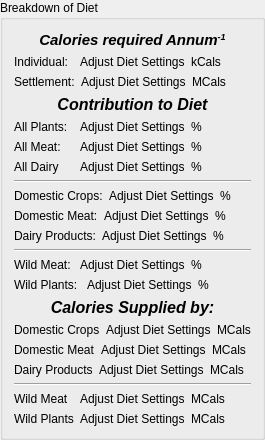
        <widget class="QGroupBox" name="groupBox_2">
         <property name="sizePolicy">
          <sizepolicy hsizetype="Fixed" vsizetype="Fixed">
           <horstretch>0</horstretch>
           <verstretch>0</verstretch>
          </sizepolicy>
         </property>
         <property name="minimumSize">
          <size>
           <width>0</width>
           <height>200</height>
          </size>
         </property>
         <property name="whatsThis">
          <string>&lt;html&gt;&lt;head&gt;&lt;meta name=&quot;qrichtext&quot; content=&quot;1&quot; /&gt;&lt;style type=&quot;text/css&quot;&gt;
p, li { white-space: pre-wrap; }
&lt;/style&gt;&lt;head&gt;&lt;body style=&quot; font-family:'Sans Serif'; font-size:9pt; font-weight:400; font-style:normal; text-decoration:none;&quot;&gt;
&lt;p style=&quot; margin-top:0px; margin-bottom:0px; margin-left:0px; margin-right:0px; -qt-block-indent:0; text-indent:0px;&quot;&gt;LandUse Analsyt needs area targets before it can determine landuse for a site. In order to calculate the area requirements for crops and animals, calorie targets must first be determined. The Diet section makes this task very straight forward. It is important to note that all dietary considerations in this program are based on calories (or in some cases KCalories).&lt;/p&gt;
&lt;p style=&quot; margin-top:12px; margin-bottom:12px; margin-left:0px; margin-right:0px; -qt-block-indent:0; text-indent:0px;&quot;&gt;With this in mind, the first step is to define their diets as a ratio between calories provided by &lt;span style=&quot; font-weight:600;&quot;&gt;Plants&lt;/span&gt; and calories provided by &lt;span style=&quot; font-weight:600;&quot;&gt;Meat&lt;/span&gt; with the top slider. You can either click and drag with the mouse, or use the mouse wheel. As you slide it, you will see that the percentages for both are automatically adjusted. This setting includes all sources of the diet.&lt;/p&gt;
&lt;p style=&quot; margin-top:12px; margin-bottom:12px; margin-left:0px; margin-right:0px; -qt-block-indent:0; text-indent:0px;&quot;&gt;The second level of adjustment is to set the proportions between tame and wild sources. This works the same way as the top slider. Things to consider when setting these sliders are fishing, hunting, wild plant foraging, etc.&lt;/p&gt;
&lt;p style=&quot;-qt-paragraph-type:empty; margin-top:0px; margin-bottom:0px; margin-left:0px; margin-right:0px; -qt-block-indent:0; text-indent:0px;&quot;&gt;&lt;/p&gt;&lt;/body&gt;&lt;/html&gt;</string>
         </property>
         <property name="title">
          <string>Breakdown of Diet</string>
         </property>
         <layout class="QGridLayout">
          <item row="2" column="0">
           <layout class="QHBoxLayout">
            <item>
             <widget class="QLabel" name="label_10">
              <property name="text">
               <string>Settlement:</string>
              </property>
             </widget>
            </item>
            <item>
             <widget class="QLabel" name="labelCaloriesSettlement">
              <property name="text">
               <string>Adjust Diet Settings</string>
              </property>
             </widget>
            </item>
            <item>
             <widget class="QLabel" name="label_37">
              <property name="text">
               <string>MCals</string>
              </property>
             </widget>
            </item>
           </layout>
          </item>
          <item row="4" column="0">
           <layout class="QHBoxLayout">
            <item>
             <widget class="QLabel" name="label_12">
              <property name="text">
               <string>All Plants:</string>
              </property>
             </widget>
            </item>
            <item>
             <widget class="QLabel" name="labelPortionPlants">
              <property name="text">
               <string>Adjust Diet Settings</string>
              </property>
             </widget>
            </item>
            <item>
             <widget class="QLabel" name="label_38">
              <property name="text">
               <string>%</string>
              </property>
             </widget>
            </item>
           </layout>
          </item>
          <item row="5" column="0">
           <layout class="QHBoxLayout">
            <item>
             <widget class="QLabel" name="label_16">
              <property name="text">
               <string>All Meat:</string>
              </property>
             </widget>
            </item>
            <item>
             <widget class="QLabel" name="labelPortionMeat">
              <property name="text">
               <string>Adjust Diet Settings</string>
              </property>
             </widget>
            </item>
            <item>
             <widget class="QLabel" name="label_39">
              <property name="text">
               <string>%</string>
              </property>
             </widget>
            </item>
           </layout>
          </item>
          <item row="6" column="0">
           <layout class="QHBoxLayout">
            <item>
             <widget class="QLabel" name="label_54">
              <property name="text">
               <string>All Dairy</string>
              </property>
             </widget>
            </item>
            <item>
             <widget class="QLabel" name="labelPortionAllDairy">
              <property name="text">
               <string>Adjust Diet Settings</string>
              </property>
             </widget>
            </item>
            <item>
             <widget class="QLabel" name="label_55">
              <property name="text">
               <string>%</string>
              </property>
             </widget>
            </item>
           </layout>
          </item>
          <item row="8" column="0">
           <layout class="QHBoxLayout">
            <item>
             <widget class="QLabel" name="label_18">
              <property name="text">
               <string>Domestic Crops:</string>
              </property>
             </widget>
            </item>
            <item>
             <widget class="QLabel" name="labelPortionCrops">
              <property name="text">
               <string>Adjust Diet Settings</string>
              </property>
             </widget>
            </item>
            <item>
             <widget class="QLabel" name="label_40">
              <property name="text">
               <string>%</string>
              </property>
             </widget>
            </item>
           </layout>
          </item>
          <item row="9" column="0">
           <layout class="QHBoxLayout">
            <item>
             <widget class="QLabel" name="label_19">
              <property name="text">
               <string>Domestic Meat:</string>
              </property>
             </widget>
            </item>
            <item>
             <widget class="QLabel" name="labelPortionTameMeat">
              <property name="text">
               <string>Adjust Diet Settings</string>
              </property>
             </widget>
            </item>
            <item>
             <widget class="QLabel" name="label_41">
              <property name="text">
               <string>%</string>
              </property>
             </widget>
            </item>
           </layout>
          </item>
          <item row="10" column="0">
           <layout class="QHBoxLayout">
            <item>
             <widget class="QLabel" name="label_31">
              <property name="text">
               <string>Dairy Products:</string>
              </property>
             </widget>
            </item>
            <item>
             <widget class="QLabel" name="labelPortionDairy">
              <property name="text">
               <string>Adjust Diet Settings</string>
              </property>
             </widget>
            </item>
            <item>
             <widget class="QLabel" name="label_42">
              <property name="text">
               <string>%</string>
              </property>
             </widget>
            </item>
           </layout>
          </item>
          <item row="12" column="0">
           <layout class="QHBoxLayout">
            <item>
             <widget class="QLabel" name="label_51">
              <property name="text">
               <string>Wild Meat: </string>
              </property>
             </widget>
            </item>
            <item>
             <widget class="QLabel" name="labelPortionWildMeat">
              <property name="text">
               <string>Adjust Diet Settings</string>
              </property>
             </widget>
            </item>
            <item>
             <widget class="QLabel" name="label_50">
              <property name="text">
               <string>%</string>
              </property>
             </widget>
            </item>
           </layout>
          </item>
          <item row="13" column="0">
           <layout class="QHBoxLayout">
            <item>
             <widget class="QLabel" name="label_53">
              <property name="text">
               <string>Wild Plants: </string>
              </property>
             </widget>
            </item>
            <item>
             <widget class="QLabel" name="labelPortionWildPlants">
              <property name="text">
               <string>Adjust Diet Settings</string>
              </property>
             </widget>
            </item>
            <item>
             <widget class="QLabel" name="label_52">
              <property name="text">
               <string>%</string>
              </property>
             </widget>
            </item>
           </layout>
          </item>
          <item row="15" column="0">
           <layout class="QHBoxLayout">
            <item>
             <widget class="QLabel" name="label_23">
              <property name="text">
               <string>Domestic Crops</string>
              </property>
             </widget>
            </item>
            <item>
             <widget class="QLabel" name="labelCaloriesCrops">
              <property name="text">
               <string>Adjust Diet Settings</string>
              </property>
             </widget>
            </item>
            <item>
             <widget class="QLabel" name="label_43">
              <property name="text">
               <string>MCals</string>
              </property>
             </widget>
            </item>
           </layout>
          </item>
          <item row="16" column="0">
           <layout class="QHBoxLayout">
            <item>
             <widget class="QLabel" name="label_21">
              <property name="text">
               <string>Domestic Meat</string>
              </property>
             </widget>
            </item>
            <item>
             <widget class="QLabel" name="labelCaloriesTameMeat">
              <property name="text">
               <string>Adjust Diet Settings</string>
              </property>
             </widget>
            </item>
            <item>
             <widget class="QLabel" name="label_44">
              <property name="text">
               <string>MCals</string>
              </property>
             </widget>
            </item>
           </layout>
          </item>
          <item row="17" column="0">
           <layout class="QHBoxLayout">
            <item>
             <widget class="QLabel" name="label_35">
              <property name="text">
               <string>Dairy Products</string>
              </property>
             </widget>
            </item>
            <item>
             <widget class="QLabel" name="labelCaloriesDairy">
              <property name="text">
               <string>Adjust Diet Settings</string>
              </property>
             </widget>
            </item>
            <item>
             <widget class="QLabel" name="label_45">
              <property name="text">
               <string>MCals</string>
              </property>
             </widget>
            </item>
           </layout>
          </item>
          <item row="19" column="0">
           <layout class="QHBoxLayout">
            <item>
             <widget class="QLabel" name="label_46">
              <property name="text">
               <string>Wild Meat</string>
              </property>
             </widget>
            </item>
            <item>
             <widget class="QLabel" name="labelCaloriesWildMeat">
              <property name="text">
               <string>Adjust Diet Settings</string>
              </property>
             </widget>
            </item>
            <item>
             <widget class="QLabel" name="label_47">
              <property name="text">
               <string>MCals</string>
              </property>
             </widget>
            </item>
           </layout>
          </item>
          <item row="20" column="0">
           <layout class="QHBoxLayout">
            <item>
             <widget class="QLabel" name="label_48">
              <property name="text">
               <string>Wild Plants</string>
              </property>
             </widget>
            </item>
            <item>
             <widget class="QLabel" name="labelCaloriesWildPlants">
              <property name="text">
               <string>Adjust Diet Settings</string>
              </property>
             </widget>
            </item>
            <item>
             <widget class="QLabel" name="label_49">
              <property name="text">
               <string>MCals</string>
              </property>
             </widget>
            </item>
           </layout>
          </item>
          <item row="0" column="0">
           <widget class="QLabel" name="label_4">
            <property name="text">
             <string>&lt;!DOCTYPE HTML PUBLIC &quot;-//W3C//DTD HTML 4.0//EN&quot; &quot;http://www.w3.org/TR/REC-html40/strict.dtd&quot;&gt;
&lt;html&gt;&lt;head&gt;&lt;meta name=&quot;qrichtext&quot; content=&quot;1&quot; /&gt;&lt;style type=&quot;text/css&quot;&gt;
p, li { white-space: pre-wrap; }
&lt;/style&gt;&lt;/head&gt;&lt;body style=&quot; font-family:'DejaVu Sans'; font-size:10pt; font-weight:400; font-style:normal;&quot;&gt;
&lt;p style=&quot; margin-top:0px; margin-bottom:0px; margin-left:0px; margin-right:0px; -qt-block-indent:0; text-indent:0px; font-family:'Sans Serif'; font-size:9pt;&quot;&gt;&lt;span style=&quot; font-size:11pt; font-weight:600; font-style:italic;&quot;&gt;Calories required Annum&lt;/span&gt;&lt;span style=&quot; font-size:11pt; font-weight:600; font-style:italic; vertical-align:super;&quot;&gt;-1&lt;/span&gt;&lt;/p&gt;&lt;/body&gt;&lt;/html&gt;</string>
            </property>
            <property name="alignment">
             <set>Qt::AlignCenter</set>
            </property>
           </widget>
          </item>
          <item row="3" column="0">
           <widget class="QLabel" name="label_15">
            <property name="text">
             <string>&lt;!DOCTYPE HTML PUBLIC &quot;-//W3C//DTD HTML 4.0//EN&quot; &quot;http://www.w3.org/TR/REC-html40/strict.dtd&quot;&gt;
&lt;html&gt;&lt;head&gt;&lt;meta name=&quot;qrichtext&quot; content=&quot;1&quot; /&gt;&lt;style type=&quot;text/css&quot;&gt;
p, li { white-space: pre-wrap; }
&lt;/style&gt;&lt;head&gt;&lt;body style=&quot; font-family:'DejaVu Sans'; font-size:10pt; font-weight:400; font-style:normal;&quot;&gt;
&lt;p style=&quot; margin-top:0px; margin-bottom:0px; margin-left:0px; margin-right:0px; -qt-block-indent:0; text-indent:0px; font-family:'Sans Serif'; font-size:9pt;&quot;&gt;&lt;span style=&quot; font-size:12pt; font-weight:600; font-style:italic;&quot;&gt;Contribution to Diet&lt;/span&gt;&lt;/p&gt;&lt;/body&gt;&lt;/html&gt;</string>
            </property>
            <property name="alignment">
             <set>Qt::AlignCenter</set>
            </property>
           </widget>
          </item>
          <item row="7" column="0">
           <widget class="Line" name="line_5">
            <property name="orientation">
             <enum>Qt::Horizontal</enum>
            </property>
           </widget>
          </item>
          <item row="14" column="0">
           <widget class="QLabel" name="label_20">
            <property name="text">
             <string>&lt;!DOCTYPE HTML PUBLIC &quot;-//W3C//DTD HTML 4.0//EN&quot; &quot;http://www.w3.org/TR/REC-html40/strict.dtd&quot;&gt;
&lt;html&gt;&lt;head&gt;&lt;meta name=&quot;qrichtext&quot; content=&quot;1&quot; /&gt;&lt;style type=&quot;text/css&quot;&gt;
p, li { white-space: pre-wrap; }
&lt;/style&gt;&lt;head&gt;&lt;body style=&quot; font-family:'DejaVu Sans'; font-size:10pt; font-weight:400; font-style:normal;&quot;&gt;
&lt;p style=&quot; margin-top:0px; margin-bottom:0px; margin-left:0px; margin-right:0px; -qt-block-indent:0; text-indent:0px; font-family:'Sans Serif'; font-size:9pt;&quot;&gt;&lt;span style=&quot; font-size:12pt; font-weight:600; font-style:italic;&quot;&gt;Calories Supplied by:&lt;/span&gt;&lt;/p&gt;&lt;/body&gt;&lt;/html&gt;</string>
            </property>
            <property name="alignment">
             <set>Qt::AlignCenter</set>
            </property>
           </widget>
          </item>
          <item row="18" column="0">
           <widget class="Line" name="line_4">
            <property name="orientation">
             <enum>Qt::Horizontal</enum>
            </property>
           </widget>
          </item>
          <item row="11" column="0">
           <widget class="Line" name="line_7">
            <property name="orientation">
             <enum>Qt::Horizontal</enum>
            </property>
           </widget>
          </item>
          <item row="1" column="0">
           <layout class="QHBoxLayout">
            <item>
             <widget class="QLabel" name="label_8">
              <property name="text">
               <string>Individual:</string>
              </property>
             </widget>
            </item>
            <item>
             <widget class="QLabel" name="labelCaloriesIndividual">
              <property name="text">
               <string>Adjust Diet Settings</string>
              </property>
             </widget>
            </item>
            <item>
             <widget class="QLabel" name="label_36">
              <property name="text">
               <string>kCals</string>
              </property>
             </widget>
            </item>
           </layout>
          </item>
         </layout>
        </widget>
